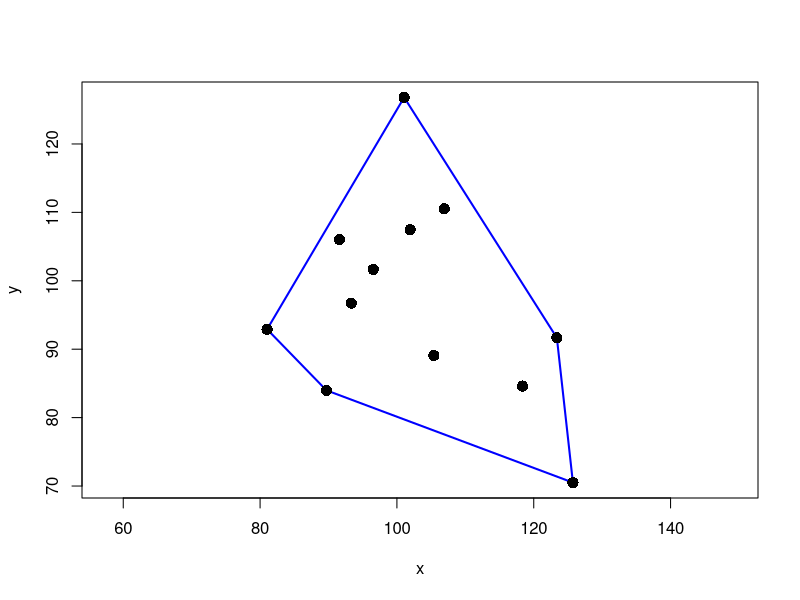
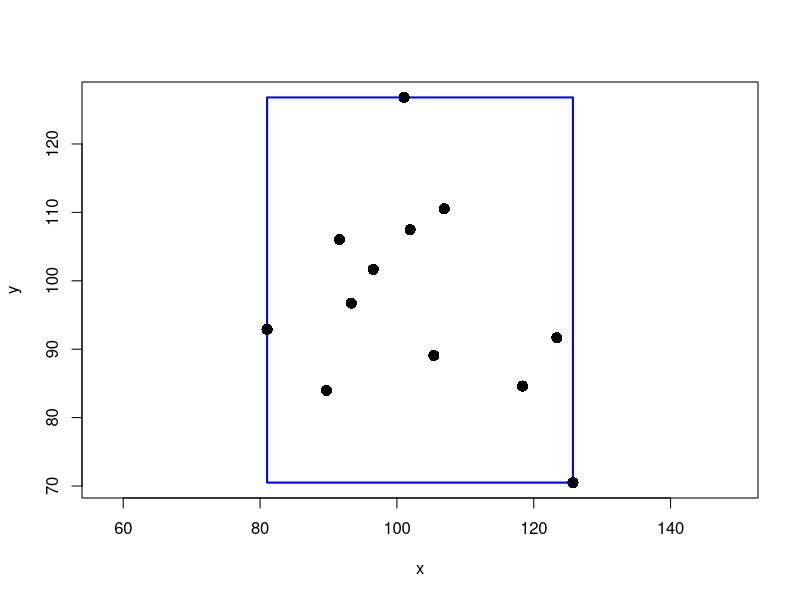
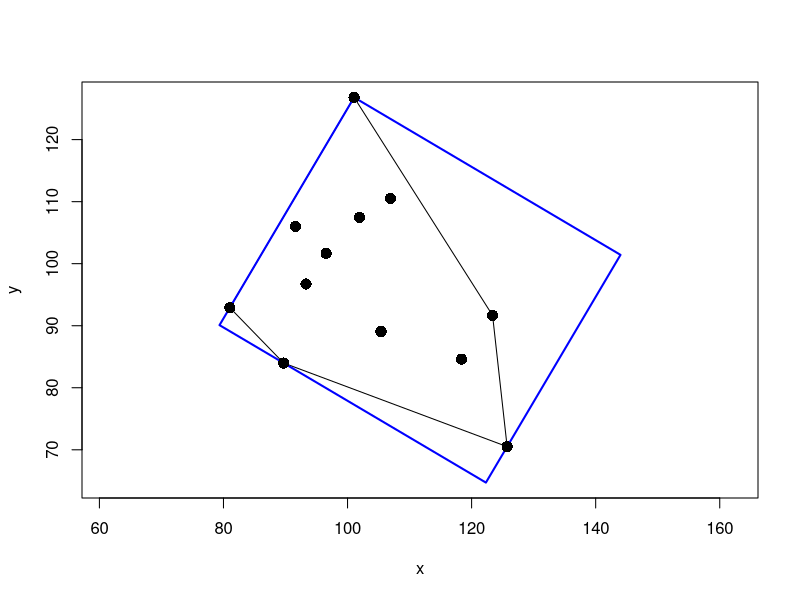
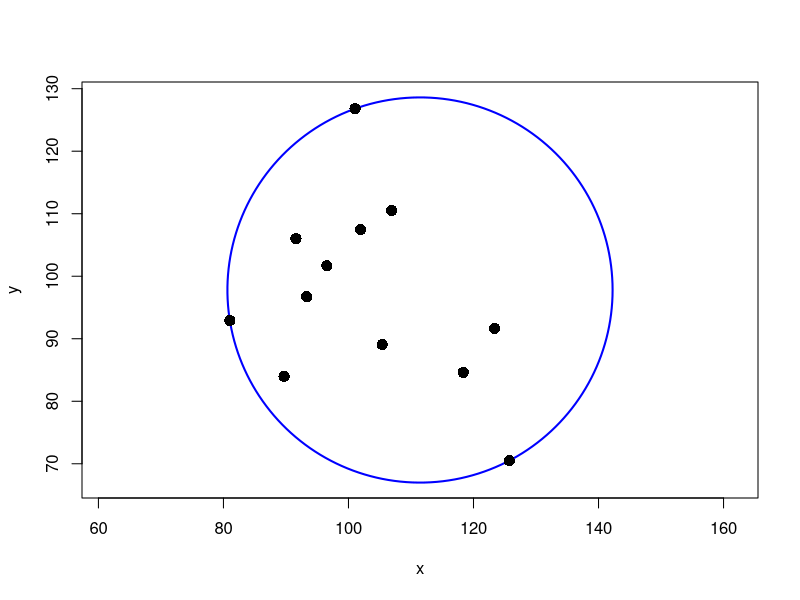

These charts were generated, in order, by the following R code:
## ---- chunk 1
set.seed(123)
xy      <- matrix(rnorm(24, 100, 15), ncol=2)
hullIdx <- chull(xy)
## ---- chunk 2
plot(xy, xlab="x", ylab="y", asp=1, type="n")
polygon(xy[hullIdx, ], border="blue", lwd=2)
points(xy, pch=16, cex=1.5)
## ---- chunk 3
getBoundingBox <- function(xy) {
    stopifnot(is.matrix(xy), is.numeric(xy), ncol(xy) == 2)
    x   <- range(xy[ , 1])
    y   <- range(xy[ , 2])
    pts <- c(xleft=x[1], ybottom=y[1], xright=x[2], ytop=y[2])
    return(list(pts=pts, width=abs(diff(x)), height=abs(diff(y))))
}
## ---- chunk 4
bb <- getBoundingBox(xy)
plot(xy, xlab="x", ylab="y", asp=1, type="n")
rect(bb$pts[1], bb$pts[2], bb$pts[3], bb$pts[4], border="blue", lwd="2")
points(xy, pch=16, cex=1.5)
## ---- chunk 5
bb$width * bb$height
## ---- chunk 6
getMinBBox <- function(xy) {
    stopifnot(is.matrix(xy), is.numeric(xy), nrow(xy) >= 2, ncol(xy) == 2)

    ## rotating calipers algorithm using the convex hull
    H    <- chull(xy)                    # hull indices, vertices ordered clockwise
    n    <- length(H)                    # number of hull vertices
    hull <- xy[H, ]                      # hull vertices

    ## unit basis vectors for all subspaces spanned by the hull edges
    hDir  <- diff(rbind(hull, hull[1,])) # account for circular hull vertices
    hLens <- sqrt(rowSums(hDir^2))       # length of basis vectors
    huDir <- diag(1/hLens) %*% hDir      # scaled to unit length

    ## unit basis vectors for the orthogonal subspaces
    ## rotation by 90 deg -> y' = x, x' = -y
    ouDir <- cbind(-huDir[ , 2], huDir[ , 1])

    ## project hull vertices on the subspaces spanned by the hull edges, and on
    ## the subspaces spanned by their orthogonal complements - in subspace coords
    projMat <- rbind(huDir, ouDir) %*% t(hull)

    ## range of projections and corresponding width/height of bounding rectangle
    rangeH  <- matrix(numeric(n*2), ncol=2)   # hull edge
    rangeO  <- matrix(numeric(n*2), ncol=2)   # orth subspace
    widths  <- numeric(n)
    heights <- numeric(n)
    for(i in seq(along=H)) {
        rangeH[i, ] <- range(projMat[  i, ])
        rangeO[i, ] <- range(projMat[n+i, ])  # orth subspace is in 2nd half
        widths[i]   <- abs(diff(rangeH[i, ]))
        heights[i]  <- abs(diff(rangeO[i, ]))
    }

    ## extreme projections for min-area rect in subspace coordinates
    eMin  <- which.min(widths*heights)   # hull edge leading to minimum-area
    hProj <- rbind(   rangeH[eMin, ], 0)
    oProj <- rbind(0, rangeO[eMin, ])

    ## move projections to rectangle corners
    hPts <- sweep(hProj, 1, oProj[ , 1], "+")
    oPts <- sweep(hProj, 1, oProj[ , 2], "+")

    ## corners in standard coordinates, rows = x,y, columns = corners
    ## in combined (4x2)-matrix: reverse point order to be usable in polygon()
    basis <- cbind(huDir[eMin, ], ouDir[eMin, ])  # basis formed by hull edge and orth
    hCorn <- basis %*% hPts
    oCorn <- basis %*% oPts
    pts   <- t(cbind(hCorn, oCorn[ , c(2, 1)]))

    return(list(pts=pts, width=widths[eMin], height=heights[eMin]))
}
## ---- chunk 7
mbb <- getMinBBox(xy)       ## minimum bounding box
H   <- chull(xy)            ## convex hull

# plot original points, convex hull, and minimum bounding box
plot(xy, xlab="x", ylab="y", asp=1, type="n",
         xlim=range(c(xy[ , 1], mbb$pts[ , 1])),
         ylim=range(c(xy[ , 2], mbb$pts[ , 2])))
polygon(xy[H, ], col=NA)    ## show convex hull
polygon(mbb$pts, border="blue", lwd=2)
points(xy, pch=16, cex=1.5)
## ---- chunk 8
mbb$width * mbb$height      ## box area
## ---- chunk 9
getCircleFrom3 <- function(xy) {
    stopifnot(is.matrix(xy), is.numeric(xy), nrow(xy) == 3, ncol(xy) == 2)

    aa <- xy[1,  ]
    bb <- xy[2,  ]
    cc <- xy[3,  ]
    y  <- xy[ , 2]

    xDeltaA <- bb[1] - aa[1]
    yDeltaA <- bb[2] - aa[2]
    xDeltaB <- cc[1] - bb[1]
    yDeltaB <- cc[2] - bb[2]
    xDeltaC <- cc[1] - aa[1]
    yDeltaC <- cc[2] - aa[2]

    ## check if the points are collinear: qr(xy)$rank == 1, or:
    ## determinant of difference matrix = 0, no need to use det()
    dMat <- rbind(c(xDeltaA, yDeltaA), c(xDeltaB, yDeltaB))
    if(isTRUE(all.equal(dMat[1,1]*dMat[2,2] - dMat[1,2]*dMat[2,1], 0, check.attributes=FALSE))) {
        ## define the circle as the one that's centered between the points
        rangeX <- range(c(aa[1], bb[1], cc[1]))
        rangeY <- range(c(aa[2], bb[2], cc[2]))
        ctr    <- c(rangeX[1] + 0.5*diff(rangeX), rangeY[1] + 0.5*diff(rangeY))
        rad    <- sqrt((0.5*diff(rangeX))^2 + (0.5*diff(rangeY))^2)
    } else {
        rad <- prod(dist(xy)) / (2 * abs(det(cbind(xy, 1))))  # circle radius
        v1  <- rowSums(xy^2)                    # first vector in the numerator
        v2x <- c( xDeltaB, -xDeltaC,  xDeltaA)  # 2nd vector numerator for Mx
        v2y <- c(-yDeltaB,  yDeltaC, -yDeltaA)  # 2nd vector numerator for My
        ctr <- c(t(v1) %*% v2y, t(v1) %*% v2x) / (2 * (t(y) %*% v2x))  # center
    }

    return(list(ctr=ctr, rad=rad))
}

## ---- chunk 10
getMaxRad <- function(xy, S) {
    stopifnot(is.matrix(xy), is.numeric(xy), nrow(xy) >= 2, ncol(xy) == 2)
    stopifnot(is.numeric(S), length(S) >= 2, length(S) <= nrow(xy))

    n    <- length(S)                    # number of points
    Sidx <- seq(along=S)                 # index for points
    rads <- numeric(n)                   # radii for all circles
    post <- (Sidx %% n) + 1              # next point in S
    prev <- Sidx[order(post)]            # previous point in S
    for(i in Sidx) {
        pts     <- rbind(xy[S[prev[i]], ], xy[S[i], ], xy[S[post[i]], ])
        rads[i] <- getCircleFrom3(pts)$rad  # circle radius
    }

    return(which.max(rads))
}
## ---- chunk 11
isBiggerThan90 <- function(xy) {
    stopifnot(is.matrix(xy), is.numeric(xy), nrow(xy) == 3, ncol(xy) == 2)
    d   <- dist(xy)
    dAB <- d[1]
    dAC <- d[2]
    dBC <- d[3]
    return((dAB^2 + dBC^2 - dAC^2) < 0)
}
## ---- chunk 12
getMaxPairDist <- function(xy) {
    stopifnot(is.matrix(xy), is.numeric(xy), ncol(xy) == 2, nrow(xy) >= 2)

    # 2D -> only convex hull is relevant
    H    <- chull(xy)      # convex hull indices (vertices ordered clockwise)
    pts  <- xy[H, ]        # points that make up the convex hull
    N    <- nrow(pts)                      # number of points on hull
    dMat <- dist(pts, method="euclidean")  # distance matrix
    idx  <- which.max(as.matrix(dMat))     # maximum distance
    i    <- (idx-1) %/% N+1                # column -> point 1
    j    <- (idx-1) %%  N+1                # row    -> point 2
    mPts <- H[c(i, j)]                     # rows with max distance
    dst  <- max(dMat)                      # max distance

    return(list(d=dst, idx=mPts))
}
## ---- chunk 13
getMinCircle <- function(xy) {
    stopifnot(is.matrix(xy), is.numeric(xy), nrow(xy) >= 2, ncol(xy) == 2)

    H    <- chull(xy)      # convex hull indices (vertices ordered clockwise)
    hPts <- xy[H, ]        # points that make up the convex hull

    ## min circle may touch convex hull in only two points
    ## if so, it is centered between the hull points with max distance
    maxPD  <- getMaxPairDist(hPts)
    idx    <- maxPD$idx    # index of points with max distance
    rad    <- maxPD$d / 2  # half the distance -> radius
    rangeX <- c(hPts[idx[1], 1], hPts[idx[2], 1])
    rangeY <- c(hPts[idx[1], 2], hPts[idx[2], 2])
    ctr    <- c(rangeX[1] + 0.5*diff(rangeX), rangeY[1] + 0.5*diff(rangeY))

    ## check if circle centered between hPts[pt1Idx, ] and hPts[pt2Idx, ]
    ## contains all points (all distances <= rad)
    dst2ctr <- dist(rbind(ctr, hPts[-idx, ]))      # distances to center
    if(all(as.matrix(dst2ctr)[-1, 1] <= rad)) {    # if all <= rad, we're done
        tri <- rbind(hPts[idx, ], ctr)
        return(getCircleFrom3(tri))
    }

    ## min circle touches hull in three points - Skyum algorithm
    S <- H                               # copy of hull indices that will be changed
    while(length(S) >= 2) {
        n    <- length(S)                # number of remaining hull vertices
        Sidx <- seq(along=S)             # index for vertices
        post <- (Sidx %% n) + 1          # next vertex in S
        prev <- Sidx[order(post)]        # previous vertex in S
        mIdx <- getMaxRad(xy, S)         # idx for maximum radius

        ## triangle where mIdx is vertex B in ABC
        Smax <- rbind(xy[S[prev[mIdx]], ], xy[S[mIdx], ], xy[S[post[mIdx]], ])

        ## if there's only two hull vertices, we're done
        if(n <= 2) { break }

        ## check if angle(ABC) is > 90
        ## if so, eliminate B - if not, we're done
        if(isBiggerThan90(Smax)) { S <- S[-mIdx] } else { break }
    }

    return(getCircleFrom3(Smax))
}
## ---- chunk 14
mc     <- getMinCircle(xy)
angles <- seq(0, 2*pi, length.out=200)
circ   <- cbind(mc$ctr[1] + mc$rad*cos(angles),
                mc$ctr[2] + mc$rad*sin(angles))

# determine axis limits so that the circle will be visible
xLims <- mc$ctr[1] + c(-mc$rad, mc$rad)
yLims <- mc$ctr[2] + c(-mc$rad, mc$rad)
plot(xy, xlab="x", ylab="y", xlim=xLims, ylim=yLims, asp=1, type="n")
lines(circ, col="blue", lwd=2)
points(xy, pch=16, cex=1.5)
